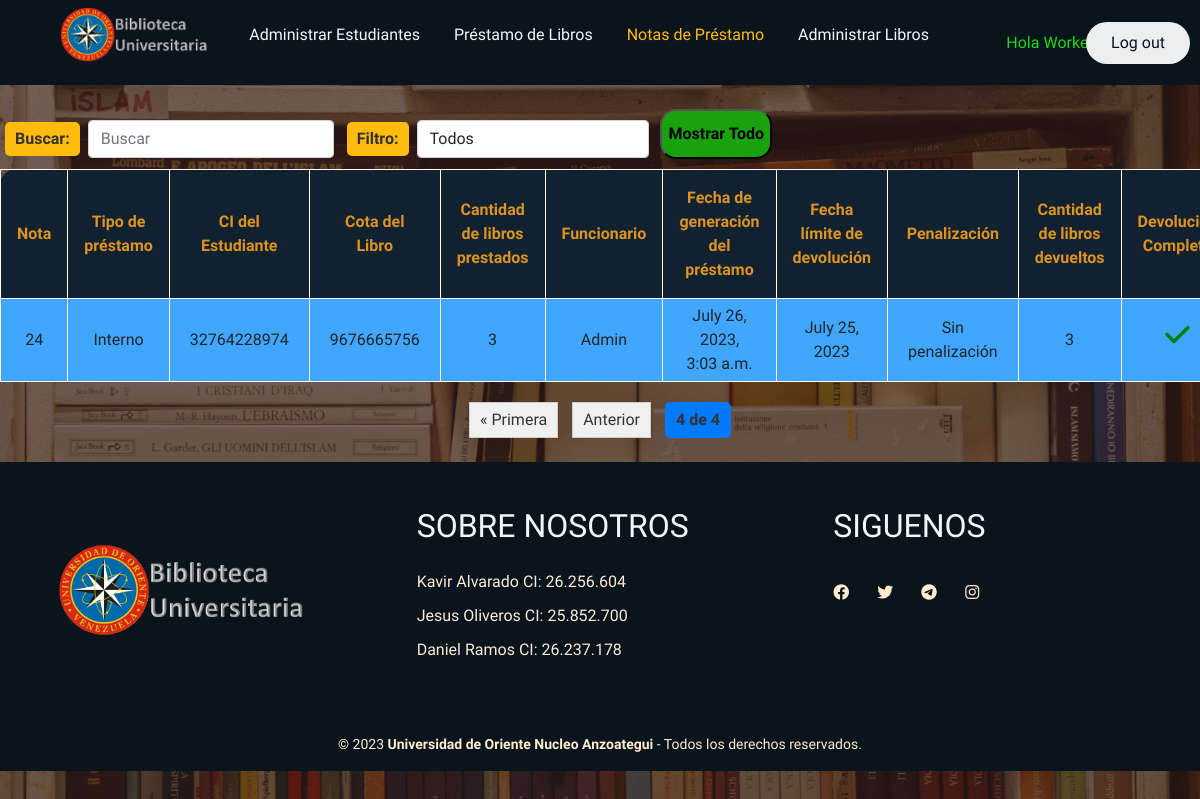
The app's page /notasprestamo/?page=4 (signed in), older data.
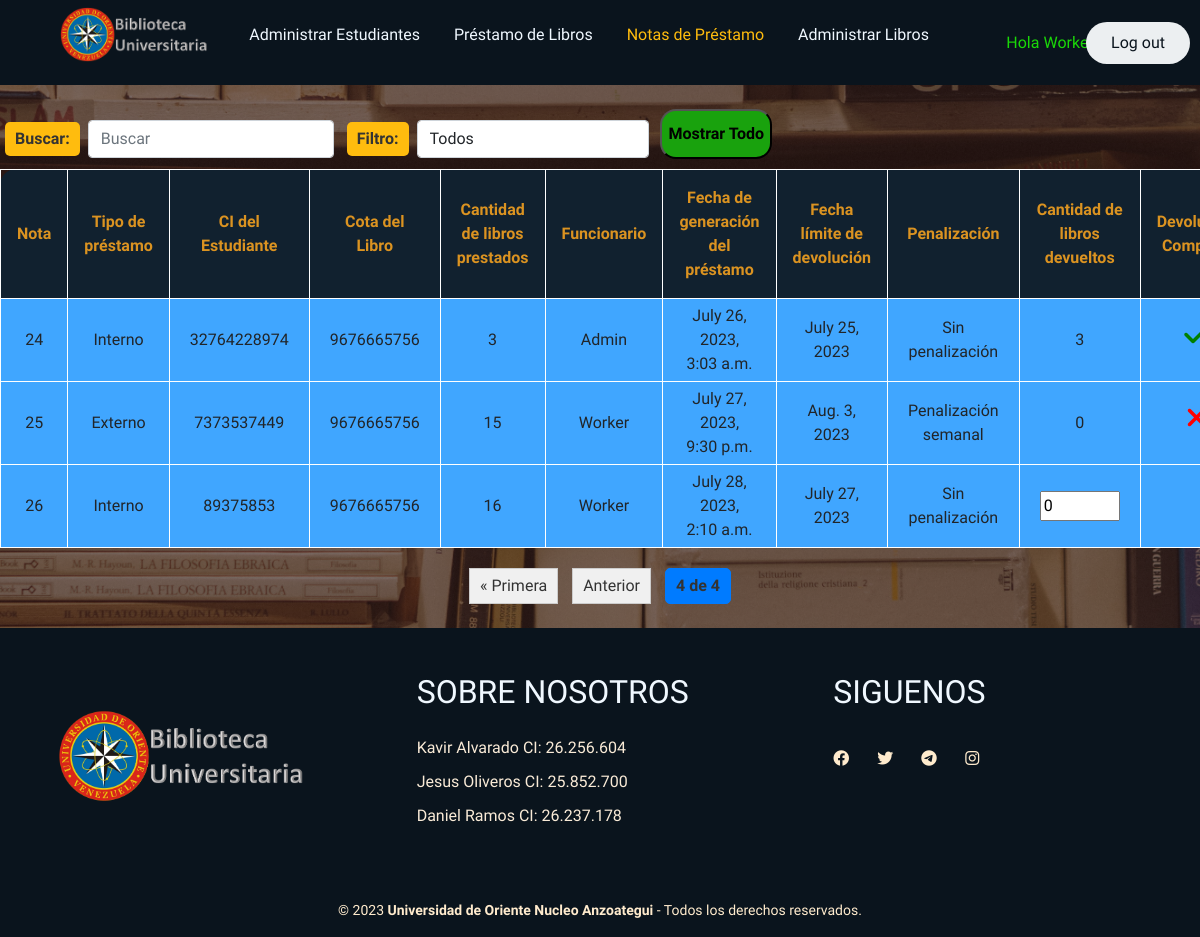
The same page, newer data.
### GenerarPrestamo/models.py (models this page shows, shortened)
class Prestamo(models.Model):
    id = models.AutoField(primary_key=True, verbose_name="Nota de Prestamo")
    estudiante=models.ForeignKey(Estudiante, on_delete=models.CASCADE, verbose_name="CI de Estudiante")
    libro=models.ForeignKey(Libro, on_delete=models.CASCADE, verbose_name="Cota de Libro")
    tipo = models.CharField(max_length=7, choices=TIPO_CHOICES, verbose_name="Tipo de Préstamo")
    cantidad = models.PositiveIntegerField(validators=[MinValueValidator(1)],verbose_name="Cantidad del libro")
    limite=models.DateField(editable=False, verbose_name="Fecha límite de Devolución")
    fecha=models.DateTimeField(auto_now_add=True)
    funcionario = models.ForeignKey(User, on_delete=models.SET_NULL, null=True, editable=False)
    penalizacion = models.CharField(max_length=50, default='Sin penalización')
    cantidad_devuelta = models.PositiveIntegerField(default=0,verbose_name="Cantidad Devuelta")
    devuelto = models.BooleanField(default=False, editable=False, verbose_name="Devuetlo")
    class Meta:
        verbose_name='prestamo'
        verbose_name_plural='prestamos'

### AdministrarEstudiantes/models.py (models this page shows)
class Estudiante(models.Model):# Creación de la tabla con el nombre Estudiante
    id = models.CharField(primary_key=True, max_length=20, verbose_name="CI del Estudiante")
    nombre=models.CharField(max_length=20, verbose_name="Nombre del Estudiante")
    email=models.EmailField(max_length=50, verbose_name="Correo Electrónico")
    direccion=models.CharField(max_length=50, verbose_name="Dirección del Estudiante")
    tfno=models.CharField(max_length=20, verbose_name="Número Telefónico")
    fecha=models.DateTimeField(auto_now_add=True, verbose_name="Fecha del Registro")
    devoluciones=models.IntegerField(default=0, verbose_name="Devoluciones")
    estatus = models.CharField(max_length=30, default='Habilitado')
    def __str__(self):
        return self.id
    class Meta:
        verbose_name='estudiante'
        verbose_name_plural='estudiantes'

### AdministrarLibros/models.py (models this page shows)
class Libro(models.Model):# Tabla con el nombre Libro
    nombre=models.CharField(max_length=50, verbose_name="Nombre del Libro")
    id=models.CharField(max_length=30, verbose_name="Cota del Libro", primary_key=True)
    autor=models.CharField(max_length=50, verbose_name="Autor del libro")
    tipo=models.CharField(max_length=8, choices=Choice_Libro ,verbose_name="Tipo del libro")
    cantidadint=models.PositiveIntegerField(validators=[MinValueValidator(1)], verbose_name="Copias Internas")
    cantidadext=models.PositiveIntegerField(validators=[MinValueValidator(0)], verbose_name="Copias Externas")
    categoria=models.CharField(max_length=20, verbose_name="Categoria del Libro")
    descripcion = models.CharField(max_length=50, verbose_name="Descripcion del Libro")
    fecha=models.DateTimeField(auto_now_add=True, verbose_name="Fecha del Ingreso")
    def __str__(self):
        return self.id
    class Meta:
        verbose_name='libro'
        verbose_name_plural='libros'

### NotasPrestamo/views.py (the view, shortened to what this page needs)
# urls.py: path('',views.notas_prestamo, name="NotasPrestamo"),
def notas_prestamo(request):
    notas=Prestamo.objects.all()
    query = request.GET.get('q')
    if query:
        notas = notas.filter(
            Q(id__icontains=query) |
            Q(estudiante__id__icontains=query) |
            Q(libro__id__icontains=query) |
            Q(tipo__icontains=query) |
            Q(funcionario__username__icontains=query) |
            Q(penalizacion__icontains=query)
        )
    else:
        notas = Prestamo.objects.all()
    filtro = request.GET.get('filtro')
    elementos_por_pagina = 5
    paginator = Paginator(notas, elementos_por_pagina)
    page = request.GET.get('page')
    try:
        pagina_obj = paginator.get_page(page)
    except PageNotAnInteger:
        pagina_obj = paginator.get_page(1)
    except EmptyPage:
        pagina_obj = paginator.get_page(paginator.num_pages)
    return render(request, "notasprestamo/notasprestamo.html", {'notas':notas, 'pagina_obj':pagina_obj})

### NotasPrestamo/templates/notasprestamo/notasprestamo.html (shortened to what this page needs)
{% extends "base/base.html" %}
{% load static %}
{% block content %}
    <link href="{% static 'Biblioteca/bootstrap.min.css' %}" rel="stylesheet">
    <link rel="stylesheet" href="{% static 'Biblioteca/css/StylesBase.css' %}">
    <link rel="stylesheet" href="{% static 'Biblioteca/css/StylesLibros.css' %}">
    <link rel="stylesheet" href="{% static 'Biblioteca/css/StylesTablas.css' %}">
    <link rel="stylesheet" href="{% static 'Biblioteca/css/Pagination.css' %}">
    <link rel="stylesheet" href="{% static 'Biblioteca/css/Filtros.css' %}">
    <link rel="stylesheet" href="https://cdnjs.cloudflare.com/ajax/libs/font-awesome/6.4.0/css/all.min.css">
    <link href="https://cdn.jsdelivr.net/npm/bootstrap@5.0.2/dist/css/bootstrap.min.css" rel="stylesheet">
    <link rel="stylesheet" href="https://cdn.datatables.net/1.13.5/css/jquery.dataTables.css" />
    {% if user.is_authenticated %}
        <div class="table-responsive">
            <form method="get" class="form-inline" id="filter-form">
                <div class="form-group mr-2">
                    <label style="color: #333; padding: 5px 10px; margin: 0 5px; background-color: #ffbc0e; border-radius: 5px; font-weight: bold;" class="mr-2">Buscar:</label>
                    <input type="text" name="q" class="form-control" placeholder="Buscar">
                </div>
                <div class="form-group mr-2">
                  <label style="color: #333; padding: 5px 10px; margin: 0 5px; background-color: #ffbc0e; border-radius: 5px; font-weight: bold;" for="filtro" class="mr-2">Filtro:</label>
                  <select name="filtro" class="form-control filtro-select" id="filtro-select">
                    <option value="">Todos</option>
                  </select>
                </div>
                <button href="{% url 'NotasPrestamo' %}" class="ingresar-button"><strong>Mostrar Todo</strong></button>
            </form>
            <table style="margin: auto;">
                <thead>
                    <tr>
                        <th>Nota</th>
                        <th>Tipo de préstamo</th>
                        <th>CI del Estudiante</th>
                        <th>Cota del Libro</th>
                        <th>Cantidad de libros prestados</th>
                        <th>Funcionario</th>
                        <th>Fecha de generación del préstamo</th>
                        <th>Fecha límite de devolución</th>
                        <th>Penalización</th>
                        <th>Cantidad de libros devueltos</th>
                        <th>Devolución Completa</th>
                    </tr>
                </thead>
                <tbody>
                    {% for nota in pagina_obj %}
                        <tr>
                            <td>{{nota.id}}</td>
                            <td>{{nota.tipo}}</td>
                            <td>{{nota.estudiante}}</td>
                            <td>{{nota.libro}}</td>
                            <td>{{nota.cantidad}}</td>
                            <td>{{nota.funcionario}}</td>
                            <td>{{nota.fecha}}</td>
                            <td>{{nota.limite}}</td>
                            <td>{{nota.penalizacion}}</td>
                            {% if not nota.devuelto and nota.penalizacion == 'Sin penalización' %}
                                <form method="POST">
                                    <td><input type="number" name="cantidad_devuelta" value="{{ nota.cantidad_devuelta }}"min="0" max="{{ nota.cantidad }}" required></td>
                                    <td></td>
                                </form>
                            {% elif not nota.devuelto and  nota.penalizacion == 'Penalización semanal'%}
                                <td>{{ nota.cantidad_devuelta }}</td>
                                <td><h3><i class='fa-solid fa-xmark' style='color: red;'></i></h3></td>
                            {% else %}
                                <td>{{ nota.cantidad_devuelta }}</td>
                                <td><h3><i class='fa-solid fa-check' style='color: green;'></i></h3></td>
                            {% endif %}
                        </tr>
                    {% endfor %}
                </tbody>
            </table>
            <div class="pagination">
                <span class="step-links">
                    {% if pagina_obj.has_previous %}
                        <a href="?page=1{% if request.GET.filtro %}&filtro={{ request.GET.filtro }}{% endif %}{% if request.GET.q %}&q={{ request.GET.q }}{% endif %}">&laquo; Primera</a>
                        <a href="?page={{ pagina_obj.previous_page_number }}{% if request.GET.filtro %}&filtro={{ request.GET.filtro }}{% endif %}{% if request.GET.q %}&q={{ request.GET.q }}{% endif %}">Anterior</a>
                    {% endif %}
                    {% for i in pagina_obj.paginator.page_range %}
                        {% if pagina_obj.number == i %}
                            <span class="current-page">{{ i }} de {{ pagina_obj.paginator.num_pages }}</span>
                        {% endif %}
                    {% endfor %}
                </span>
            </div>
        </div>
    {% else %}
        <h3 style="text-align: center; color: white">Debe logearse primero.</h3>
    {% endif %}
{% endblock %}

### Home/templates/base/base.html (shortened to what this page needs)
<!DOCTYPE html>
<html>
    <head>
        {% load static %}
        <link rel="stylesheet" href="{% static 'Biblioteca/css/StylesBase.css' %}">
    </head>
    <body>
        <header>
            <div class="h-de-pagina">
                <div style="text-align: left; margin-right: -50px;" class="logo">
                    <figure>
                        <a href="{% url 'Home' %}">
                            <img src="{% static 'Biblioteca/imgprojts/Logo.png' %}" alt="Logo UDO">
                        </a>
                    </figure>
                </div>
                <nav  style="text-align: center; margin-right: 20px;">
                    <ul class="nav-links">
                        <li><a class="{% if request.path == '/administrarestudiantes/' %}active{% endif %}" href="{% url 'AdministrarEstudiantes' %}" id="administrarEstudiantes">Administrar Estudiantes</a></li>
                        <li><a class="{% if request.path == '/generarprestamo/' %}active{% endif %}" href="{% url 'GenerarPrestamo' %}">Préstamo de Libros</a></li>
                        <li><a class="{% if request.path == '/notasprestamo/' %}active{% endif %}" href="{% url 'NotasPrestamo' %}">Notas de Préstamo</a></li>
                        <li><a class="{% if request.path == '/administrarlibros/' %}active{% endif %}" href="{% url 'AdministrarLibros' %}">Administrar Libros</a></li>
                    </ul>
                </nav>
                {% if user.is_authenticated %}
                    <div style="text-align: right; margin-right: -50px;"><a style="color: rgb(26, 216, 8);">Hola {{user.username}}</a></div>
                    <div style="text-align: right; margin-right: -50px;"><a href="{% url 'Logout' %}" class="sesion"><button>Log out</button></a></div>
                {% else %}
                    <div style="text-align: right; margin-right: -70px;"><a href="{% url 'Login' %}" class="sesion"><button>Login</button></a></div>
                    <div style="text-align: right; margin-right: -20px;"><a href="{% url 'SignUp' %}" class="sesion"><button>Sign Up</button></a></div>
                {% endif %}
        </header>
        <div>
            {% block content %}
            {% endblock %}
        </div>
        <footer class="pie-de-pagina">
            <div class="case-one">
                <div class="box">
                    <figure>
                        <a href="#">
                            <img src="{% static 'Biblioteca/imgprojts/Logo.png' %}" alt="Logo UDO">
                        </a>
                    </figure>
                </div>
                <div class="box">
                    <h2>SOBRE NOSOTROS</h2>
                    <p>Kavir Alvarado CI: 26.256.604</p>
                    <p>Jesus Oliveros CI: 25.852.700</p>
                    <p>Daniel Ramos CI: 26.237.178</p>
                </div>
                <div class="box">
                    <h2>SIGUENOS</h2>
                    <div class="redes">
                        <a href="#" class="fa fa-facebook"></a>
                        <a href="#" class="fa fa-twitter"></a>
                        <a href="#" class="fa fa-telegram"></a>
                        <a href="#" class="fa fa-instagram"></a>
                    </div>
                </div>
            </div>
            <div class="case-two">
                <small>&copy; 2023 <b>Universidad de Oriente Nucleo Anzoategui</b> - Todos los derechos reservados.</small>
            </div>
        </footer>
    </body>
</html>

### Home/static/Biblioteca/css/StylesBase.css (style rules this page uses)
* { margin: 0; padding: 1; box-sizing: border-box; font-family: 'Fira Sans', sans-serif; }
body { font-family: 'Lora'; background: linear-gradient(rgba(47, 23, 15, 0.65), rgba(47, 23, 15, 0.65)), url("../imgprojts/BiblioA.jpg"); background-attachment: fixed; background-position: center; background-size: cover; }
.h-de-pagina { width: 100%; background-color: #0a141d; margin: auto; display: flex; justify-content: space-between; align-items:center; height: 85px; padding: 10px 5%; }
.h-de-pagina .logo figure { width: 100%; height: 100%; }
.h-de-pagina .logo figure img { width: 150px; transition: all 0.3s; }
.h-de-pagina .nav-links { list-style: none; }
.h-de-pagina .nav-links li { display: inline-block; padding: 0 15px; }
.h-de-pagina .nav-links li a { text-decoration: none; color: aliceblue; }
.h-de-pagina .nav-links li a.active { color: #ffbc0e; }
.h-de-pagina .sesion button { font-size: 500; color: #0a141d; padding: 9px 25px; background: #eceff1; border: none; border-radius: 40px; transition: all 0.12s ease 0s; }
.pie-de-pagina { width: 100%; background-color: #0a141d; }
.pie-de-pagina .case-one { width: 100%; max-width: 1200px; margin: auto; display: grid; grid-template-columns: repeat(3, 1fr); grid-gap: 50px; padding: 45px 0px; }
.pie-de-pagina .case-one .box figure { width: 100%; height: 100%; display: flex; justify-content: center; align-items: center; }
.pie-de-pagina .case-one .box figure img { width: 250px; }
.pie-de-pagina .case-one .box h2 { color: aliceblue; margin-bottom: 25px; }
.pie-de-pagina .case-one .box p { color: antiquewhite; margin-bottom: 10px; }
.pie-de-pagina .case-one .box .redes a { display: inline-block; text-decoration: none; width: 30px; height: 30px; line-height: 45px; color: blanchedalmond; margin-right: 10px; transition: all 300ms ease; }
.pie-de-pagina .case-two { padding: 15px 10px; text-align: center; }
.pie-de-pagina .case-two small { color: blanchedalmond; justify-content: center; }

### Home/static/Biblioteca/css/StylesTablas.css (style rules this page uses)
.table-responsive table, .eliminar table, .editar table { margin: auto; font-family: 'Times New Roman', Times, serif; background-color: #11212f; text-align: center !important; border-radius: 1em; }
.table-responsive th, .visualizar td, .eliminar th, .eliminar td, .editar th, .editar td { padding: 1em !important; border: solid 1px white; }
.table-responsive th, .eliminar th, .editar th { color: #DB9321; }
.table-responsive td, .eliminar td, .editar td { background-color: #40A6FF !important; border: solid 1px white; padding: 5px 20px; margin: 0 5px; }
.ingresar-button { height: 50px; border-radius: 1em; margin-bottom: 10px; background-color: rgb(25, 162, 13); }

### Home/static/Biblioteca/css/Pagination.css (style rules this page uses)
.pagination { display: flex; justify-content: center; margin-top: 20px; }
.pagination a { display: inline-block; padding: 5px 10px; margin: 0 5px; border: 1px solid #ccc; background-color: #f0f0f0; text-decoration: none; color: #333; transition: background-color 0.3s; }
.pagination .current-page { display: inline-block; padding: 5px 10px; margin: 0 5px; background-color: #007BFF; color: #333; border: 1px solid #007BFF; border-radius: 5px; font-weight: bold; text-decoration: none; }

### Home/static/Biblioteca/css/Filtros.css (style rules this page uses)
.filtro-select { width: 150px; }
.form-inline { display: inline-flex; align-items: center; }

Row changes from the older to the newer data that the page shows:
added Prestamo: id "25", tipo "Externo", estudiante "7373537449", libro "9676665756", cantidad "15", funcionario "Worker", fecha "July 27, 2023, 9:30 p.m.", limite "Aug. 3, 2023", penalizacion "Penalización semanal", cantidad_devuelta "0"
added Prestamo: id "26", tipo "Interno", estudiante "89375853", libro "9676665756", cantidad "16", funcionario "Worker", fecha "July 28, 2023, 2:10 a.m.", limite "July 27, 2023", penalizacion "Sin penalización", cantidad_devuelta "0"
